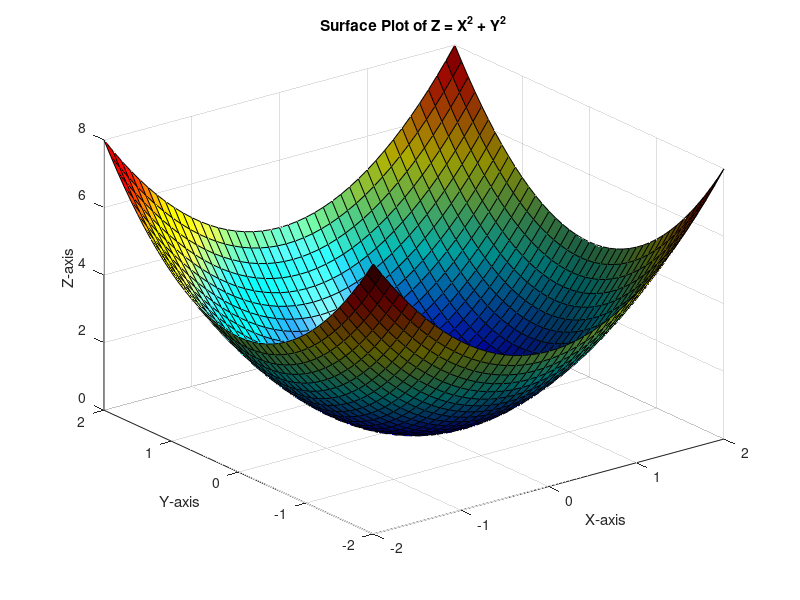

The MATLAB script that drew this image: (Note: this script raises an error after producing the figure.)
%% Figure 7.1
x = 0:0.1:10; % X-axis data
y = sin(x);   % Y-axis data
plot(x, y);   % Create the plot

%% Figure 7.2
x = 0:0.1:10; % X-axis data
y = sin(x);   % Y-axis data
plot(x, y);   % Create the plot
xlabel('X-axis (Time in seconds)');
ylabel('Y-axis (Amplitude)');
title('Sine Wave');
grid on; % Add a grid for clarity

%% Figure 7.3
x = 0:0.1:10; % X-axis data
y = sin(x);   % Y-axis data
plot(x, y, 'r--o', 'LineWidth', 2); % Red dashed line with circular markers
xlabel('X-axis (Time in seconds)');
ylabel('Y-axis (Amplitude)');
title('Sine Wave');
grid on; % Add a grid for clarity



%% Figure 7.4
x = 0:0.1:10; 
y1 = sin(x);   
y2 = cos(x); 
plot(x, y1, 'b', x, y2, 'g--'); % Plot sine and cosine 
legend('sin(x)', 'cos(x)'); % Add a legend for clarity

%% Figure 7.5
years = 2000:2010;
population = [2.9, 3.1, 3.5, 3.8, 4.2, 4.5, 4.9, 5.3, 5.8, 6.2, 6.7];
plot(years, population, '-o');
title('Population Growth');
xlabel('Year');
ylabel('Population (in billions)');

%% Figure 7.6
categories = {'A', 'B', 'C', 'D'};
values = [5, 8, 3, 6];
bar(values);
set(gca, 'XTickLabel', categories); % Label the x-axis with categories
title('Bar Chart of Categories');
ylabel('Values');

%% Figure 7.7
values = [5 8; 3 6; 7 4];
bar(values, 'grouped');
legend('Group 1', 'Group 2');
title('Grouped Bar Chart');

%% Figure 7.8
values = [5 8; 3 6; 7 4];
bar(values, 'stacked');
legend('Group 1', 'Group 2');
title('Stacked Bar Chart');


%% Figure 7.9
companies = {'Company A', 'Company B', 'Company C'};

marketShare = [40, 30, 30];

bar(marketShare);

set(gca, 'XTickLabel', companies);

title('Market Share Distribution');

ylabel('Percentage');

%% Figure 7.10
x = rand(1, 100); % Random x values
y = rand(1, 100); % Random y values
scatter(x, y);
xlabel('X-axis');
ylabel('Y-axis');
title('Scatter Plot');

%% Figure 7.11
x = rand(1, 100); % Random x values 

y = rand(1, 100); % Random y values

sizes = 50 + 100*rand(1, 100); % Varying sizes 

colors = rand(1, 100); % Color scale 

scatter(x, y, sizes, colors, 'filled'); % Filled circles with varying sizes and colors 

colorbar; % Add a colorbar for reference

%% Figure 7.12
studyHours = [1, 2, 3, 4, 5, 6, 7, 8];

testScores = [50, 55, 60, 65, 70, 75, 80, 85];

scatter(studyHours, testScores, 'filled');

xlabel('Study Hours');

ylabel('Test Scores');

title('Relationship Between Study Hours and Test Scores');

%% Figure 7.13
x = 0:0.1:10;
y = sin(x);
plot(x, y);
title('Sine Wave');

%% Figure 7.14
x = 0:0.1:10;
y = sin(x);
plot(x, y);
title('Sine Wave');
title('Sine Wave', 'FontSize', 16, 'FontWeight', 'bold', 'Color', 'blue');



%% Figure 7.15
x = 0:0.1:10;
y = sin(x);
plot(x, y);
title('Sine Wave');
title({'Sine Wave', 'Amplitude over Time'}, 'FontSize', 14);

%% Figure 7.16
x = 0:0.1:10;
y = sin(x);
plot(x, y);
title('Sine Wave');
xlabel('Time (seconds)');
ylabel('Amplitude');

%% Figure 7.17
x = 0:0.1:10;
y = sin(x);
plot(x, y);
title('Sine Wave');
xlabel('Time (s)', 'FontSize', 12, 'FontWeight', 'bold', 'Color', 'red');
ylabel('Amplitude', 'FontSize', 12, 'FontWeight', 'bold', 'Color', 'blue');



%% Figure 7.18
x = 0:0.1:10;
y1 = sin(x);
y2 = cos(x);
plot(x, y1, x, y2);
legend('sin(x)', 'cos(x)');

%% Figure 7.19
x = 0:0.1:10;
y1 = sin(x);
y2 = cos(x);
plot(x, y1, x, y2);
legend('sin(x)', 'cos(x)', 'Location', 'northwest');

%% Figure 7.20
x = 0:0.1:10;
y1 = sin(x);
y2 = cos(x);
plot(x, y1, '--', x, y2, '-.');

%% Figure 7.21
x = 0:0.1:10;
y1 = sin(x);
y2 = cos(x);
plot(x, y1, '--', 'LineWidth',2);


%% Figure 7.22
x = 0:0.1:10;
y1 = sin(x);
y2 = cos(x);
plot(x, y1, '-o', 'MarkerSize', 8, 'MarkerEdgeColor', 'red', 'MarkerFaceColor', 'yellow');

%% Figure 7.23
% Data
x = 0:0.1:10;
y1 = sin(x);
y2 = cos(x);

% Plot
plot(x, y1, '-o', 'LineWidth', 2, 'MarkerSize', 6, 'MarkerFaceColor', 'blue');
hold on;
plot(x, y2, '--', 'LineWidth', 2, 'Color', [0.8, 0.2, 0.2]);
hold off;

% Titles and Labels
title('Comparison of Sine and Cosine Functions', 'FontSize', 14, 'FontWeight', 'bold');
xlabel('X-axis (Time in seconds)', 'FontSize', 12);
ylabel('Y-axis (Amplitude)', 'FontSize', 12);

% Legend
legend('sin(x)', 'cos(x)', 'Location', 'southwest', 'FontSize', 12);

% Grid and Axes
grid on;
axis([0 10 -1.5 1.5]); % Adjust axis limits

%% Figure 7.24
x = 0:0.1:10;
y1 = sin(x);
y2 = cos(x);
plot(x, y1, '--', 'LineWidth',2);
grid on; % Turn on the grid
grid minor; % Add finer grid lines

%% Figure 7.25
x = 0:0.1:10;
y1 = sin(x);
y2 = cos(x);
plot(x, y1, '--', 'LineWidth',2);
grid on; % Turn on the grid
grid minor; % Add finer grid lines
text(pi, 0, ' \leftarrow Peak', 'FontSize', 12, 'Color', 'red');

%% Figure 7.26
t = 0:0.1:10; % Time or parameter
x = sin(t);   % X-coordinates
y = cos(t);   % Y-coordinates
z = t;        % Z-coordinates

plot3(x, y, z, '-o', 'MarkerSize', 8, 'MarkerFaceColor', 'red', 'LineWidth', 1.5);

xlabel('X-axis'); ylabel('Y-axis'); zlabel('Z-axis');

title('3D Helix');

grid on;

%% Figure 7.27
[X, Y] = meshgrid(-2:0.1:2, -2:0.1:2); % Create a grid of x and y values
Z = X.^2 + Y.^2; % Calculate z as a function of x and y

surf(X, Y, Z);
xlabel('X-axis'); ylabel('Y-axis'); zlabel('Z-axis');
title('Surface Plot of Z = X^2 + Y^2');

%% Figure 7.28

[X, Y] = meshgrid(-2:0.1:2, -2:0.1:2); % Create a grid of x and y values
Z = X.^2 + Y.^2; % Calculate z as a function of x and y

surf(X, Y, Z);
xlabel('X-axis'); ylabel('Y-axis'); zlabel('Z-axis');
title('Surface Plot of Z = X^2 + Y^2');
colormap jet; % Apply a jet color map


%% Figure 7.29
[X, Y] = meshgrid(-2:0.1:2, -2:0.1:2); % Create a grid of x and y values
Z = X.^2 + Y.^2; % Calculate z as a function of x and y

surf(X, Y, Z);
xlabel('X-axis'); ylabel('Y-axis'); zlabel('Z-axis');
title('Surface Plot of Z = X^2 + Y^2');
shading interp; % Interpolates colors for a smoother surface

%% Figure 7.30
[X, Y] = meshgrid(-2:0.1:2, -2:0.1:2); % Create a grid of x and y values
Z = X.^2 + Y.^2; % Calculate z as a function of x and y

surf(X, Y, Z);
xlabel('X-axis'); ylabel('Y-axis'); zlabel('Z-axis');
title('Surface Plot of Z = X^2 + Y^2');
light; % Add a light source
camlight; % Adjust the camera light
lighting phong; % Use phong shading for realism

%% Figure 7.31
[X, Y] = meshgrid(-2:0.1:2, -2:0.1:2);
Z = sin(X).*cos(Y);

mesh(X, Y, Z);
xlabel('X-axis'); ylabel('Y-axis'); zlabel('Z-axis');
title('Mesh Plot of Z = sin(X) * cos(Y)');

%% Figure 7.32
[X, Y] = meshgrid(-2:0.1:2, -2:0.1:2);
Z = sin(X).*cos(Y);

mesh(X, Y, Z, 'EdgeColor', 'blue');
xlabel('X-axis'); 
ylabel('Y-axis'); 
zlabel('Z-axis');
title('Mesh Plot of Z = sin(X) * cos(Y)');


%% Figure 7.33
[X, Y] = meshgrid(-2:0.1:2, -2:0.1:2);
Z = sin(X).*cos(Y);

mesh(X, Y, Z);
xlabel('X-axis'); ylabel('Y-axis'); zlabel('Z-axis');
title('Mesh Plot of Z = sin(X) * cos(Y)');
alpha(0.5); % 50% transparency

%% Figure 7.34
[X, Y] = meshgrid(-2:0.1:2, -2:0.1:2);
Z = X.^2 + Y.^2;

surf(X, Y, Z, 'FaceAlpha', 0.7); 
% Semi-transparent surface
hold on;
t = 0:0.1:10;
x = sin(t); y = cos(t); z = t;
plot3(x, y, z, 'r-', 'LineWidth', 2); 
% 3D trajectory
hold off;

xlabel('X-axis'); 
ylabel('Y-axis'); zlabel('Z-axis');
title('Combined Surface and Line Plot');

%% Figure 7.35
data = randn(1, 1000); % Generate 1000 random numbers from a normal distribution
histogram(data);
title('Histogram of Random Data');
xlabel('Value');
ylabel('Frequency');

%% Figure 7.36
data = randn(1, 1000); % Generate 1000 random numbers from a normal distribution

histogram(data, 'NumBins', 20, 'FaceColor', 'blue', 'EdgeColor', 'black'); 

title('Customized Histogram'); 

xlabel('Value'); ylabel('Frequency');

%% Figure 7.37
data1 = randn(1, 1000);
data2 = 2 + randn(1, 1000);
hold on;
histogram(data1, 'FaceColor', 'red', 'FaceAlpha', 0.5);
histogram(data2, 'FaceColor', 'blue', 'FaceAlpha', 0.5);
hold off;
legend('Dataset 1', 'Dataset 2');

%% Figure 7.38
data = rand(10, 10); 
% Generate a 10x10 matrix of random numbers
imagesc(data); 
% Create a heatmap using imagesc
colorbar; 
% Add a color bar to show the scale
title('Heatmap of Random Data');

%% Figure 7.39
theta = linspace(0, 2*pi, 100); % Angle in radians
rho = sin(2*theta); % Radius as a function of angle
polar(theta, rho); % Create the polar plot using polar
title('Polar Plot of sin(2 \theta)'); % Add title

%% Figure 7.40
x = 1:5;
y = [2, 4, 6, 8, 10];
errors = [0.5, 0.6, 0.7, 0.8, 0.9];
errorbar(x, y, errors, 'o-', 'LineWidth', 1.5);
xlabel('X-axis');
ylabel('Y-axis');
title('Error Bar Plot');

%% Figure 7.41
data = [3 5 2; 4 6 3; 5 8 4];
bar(data, 'stacked');
xlabel('Categories');
ylabel('Values');
title('Stacked Bar Plot');
legend('Series 1', 'Series 2', 'Series 3');

%% Figure 7.42
data = [20, 30, 25, 25];
labels = {'Category A', 'Category B', 'Category C', 'Category D'};
pie(data, labels);
title('Pie Chart');

%% Figure 7.43
x = 0:10;
y = sin(x);
stem(x, y, 'r', 'LineWidth', 1.5);
xlabel('X-axis');
ylabel('Y-axis');
title('Stem Plot');

%% Figure 7.44
[X, Y] = meshgrid(-3:0.1:3, -3:0.1:3);
Z = X.^2 + Y.^2;
contour(X, Y, Z);
xlabel('X-axis');
ylabel('Y-axis');
title('Contour Plot');

%% Figure 7.45
data = randn(50, 3); 
% Generate random data
boxplot(data, 'Labels', {'Group 1', 'Group 2', 'Group 3'});
title('Box Plot');

%% Figure 7.46
x = logspace(0.1, 2, 100);
y = x.^2;
loglog(x, y, 'LineWidth', 1.5);
xlabel('Log(X)');
ylabel('Log(Y)');
title('Logarithmic Plot');

%% Figure 7.47
[X, Y] = meshgrid(-2:0.5:2, -2:0.5:2);
u = -Y;
v = X;
quiver(X, Y, u, v);
xlabel('X-axis');
ylabel('Y-axis');
title('Quiver Plot');

%% Figure 7.48
[X, Y] = meshgrid(-2:0.1:2, -2:0.1:2);
Z = X.^2 - Y.^2;
waterfall(X, Y, Z);
xlabel('X-axis');
ylabel('Y-axis');
zlabel('Z-axis');
title('Waterfall Plot');

%% Figure 7.49
[X, Y] = meshgrid(-3:0.1:3, -3:0.1:3);
Z = sin(sqrt(X.^2 + Y.^2));
contourf(X, Y, Z, 20); % 20 contour levels
colormap jet; % Use jet colormap
colorbar; % Add color bar
xlabel('X-axis');
ylabel('Y-axis');
title('Filled Contour Plot');

%% Figure 7.50
[X, Y] = meshgrid(-3:0.1:3, -3:0.1:3);
Z = X.^2 - Y.^2; % Define a mathematical function

surfc(X, Y, Z); % Create a surface plot with contours
xlabel('X-axis');
ylabel('Y-axis');
zlabel('Z-axis');
title('Surface Plot with Contours (surfc)');

%% Figure 7.51
x = 0:10;
y = [0, 1, 2, 3, 5, 8, 13, 21, 34, 55, 89]; 
% Fibonacci sequence
stairs(x, y);
xlabel('X-axis');
ylabel('Y-axis');
title('Basic Stair Plot');
grid on;

%% Figure 7.52
x = 0:10;
y1 = [1, 2, 3, 4, 5, 6, 7, 8, 9, 10, 11];
y2 = [1, 1, 2, 3, 5, 8, 13, 21, 34, 55, 89];
stairs(x, y1, 'b-', 'LineWidth', 1.5); % First series
hold on;
stairs(x, y2, 'r--', 'LineWidth', 1.5); % Second series
hold off;

xlabel('X-axis');
ylabel('Y-axis');
title('Comparison of Two Data Series');
legend('Data Series 1', 'Data Series 2');
grid on;
